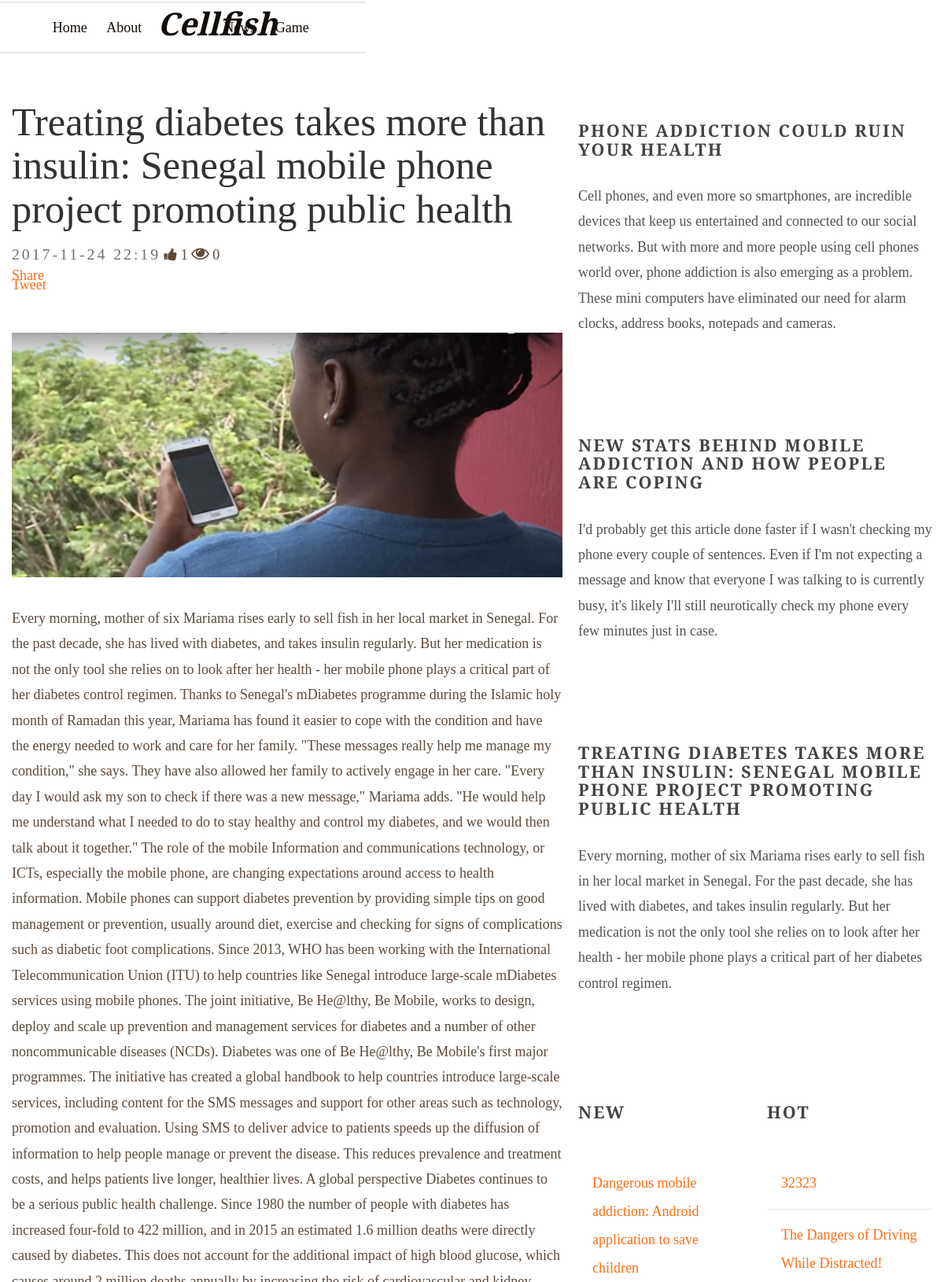
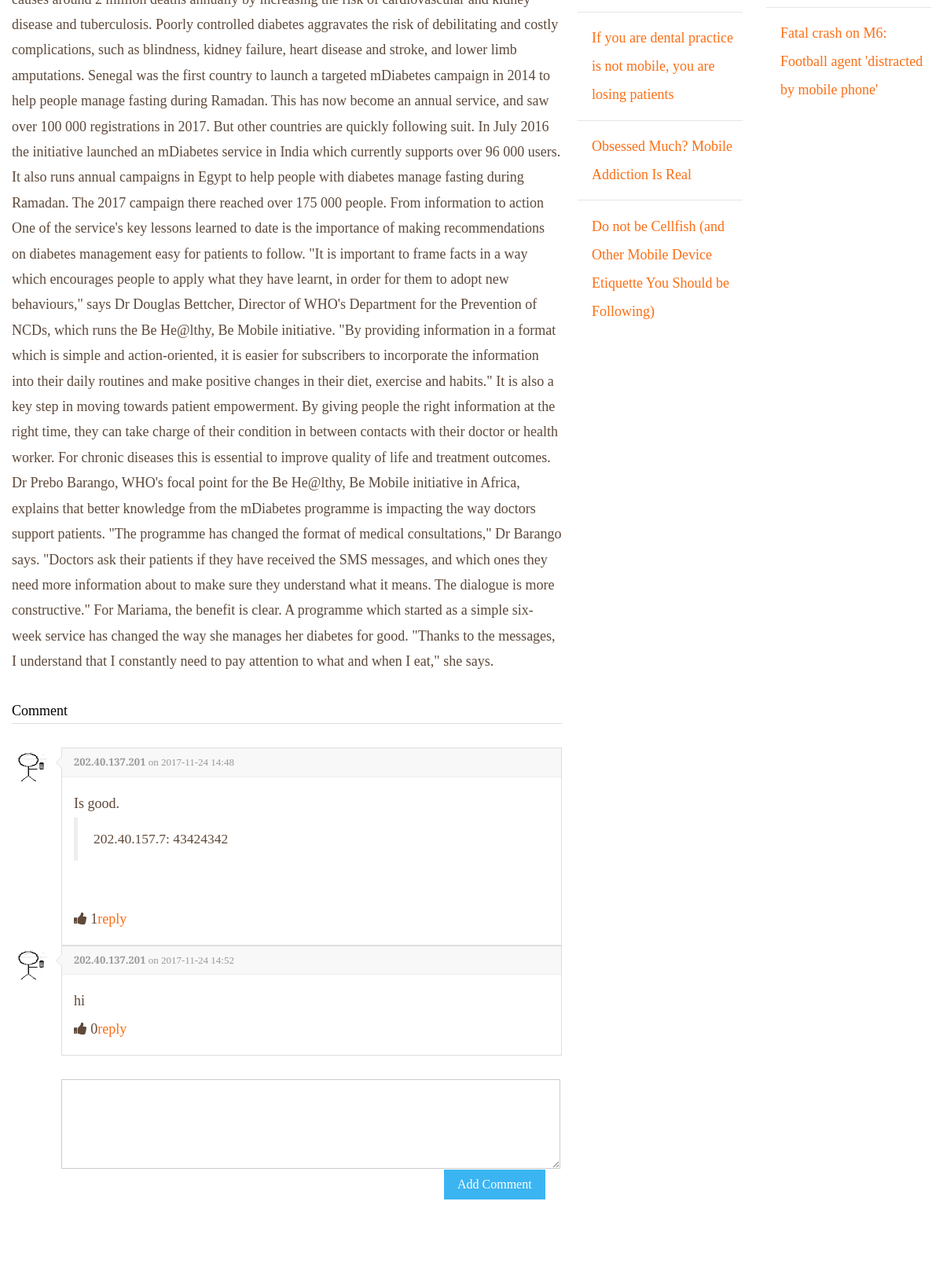
Screenshot of /detail.php?id=2 (upper part) with the database file from the repository (2 pictures, top to bottom).
### tables this page shows
CREATE TABLE IF NOT EXISTS `post` (
  `Id` int(11) NOT NULL AUTO_INCREMENT,
  `Title` varchar(100) NOT NULL,
  `Content` text NOT NULL,
  `Introduction` text NOT NULL,
  `Image` varchar(30) NOT NULL,
  `likeNo` int(20) NOT NULL,
  `DateTime` datetime NOT NULL,
  `type` varchar(30) NOT NULL,
  `viewCount` int(10) DEFAULT '0',
  PRIMARY KEY (`Id`)
);

CREATE TABLE IF NOT EXISTS `comment` (
  `Id` int(11) NOT NULL AUTO_INCREMENT,
  `ip` varchar(30) DEFAULT NULL,
  `Content` text NOT NULL,
  `Post_id` int(11) NOT NULL,
  `DateTime` datetime NOT NULL,
  `likeNo` int(20) NOT NULL,
  PRIMARY KEY (`Id`),
  KEY `Post_id_2` (`Post_id`)
);

CREATE TABLE IF NOT EXISTS `subcomment` (
  `Id` int(11) NOT NULL AUTO_INCREMENT,
  `IP` varchar(20) NOT NULL,
  `Content` text,
  `DateTime` datetime NOT NULL,
  `comment_Id` int(11) DEFAULT NULL,
  PRIMARY KEY (`Id`),
  KEY `comment_Id_2` (`comment_Id`)
);

### detail.php (the view, shortened to what this page needs)
<?php
	require_once('database.php');
	$id = $_GET["id"];
	$sth = $conn->prepare("SELECT Title,Content,Image,DateTime,likeNo,viewCount FROM Post where Id=$id ORDER BY likeNo desc");
    $sth->execute();
    $postCom = $conn->prepare("SELECT Id,Title,Introduction FROM Post ORDER BY RAND()");
    $postCom->execute();
    $comment = $conn->prepare("SELECT * FROM Comment WHERE Post_id = $id ORDER BY DateTime;");
    $comment->execute();
    $posts = $postCom->fetchAll();
    $comments = $comment->fetchAll();
    $result = $sth->fetchAll();
    $myDateTime = new DateTime($result[0]['DateTime'], new DateTimeZone('GMT'));
	$myDateTime->setTimezone(new DateTimeZone('Asia/Hong_Kong'));
?>
<!DOCTYPE html>
 <html class="no-js">
	<head>
	<link rel="stylesheet" href="asset/css/amazeui.min.css">
  	<link rel="stylesheet" href="asset/css/app.css">
    <link href="default.css" rel="stylesheet" type="text/css" media="all" />
    <link href="fonts.css" rel="stylesheet" type="text/css" media="all" />
	<link rel="stylesheet" href="https://cdnjs.cloudflare.com/ajax/libs/font-awesome/4.7.0/css/font-awesome.min.css">
	<link rel="stylesheet" href="css/animate.css">
	<link rel="stylesheet" href="css/icomoon.css">
	<link rel="stylesheet" href="css/simple-line-icons.css">
	<link rel="stylesheet" href="css/bootstrap-datetimepicker.min.css">
	<link rel="stylesheet" href="css/flexslider.css">
	<link rel="stylesheet" href="css/bootstrap.css">
	<link rel="stylesheet" href="css/style.css">
	<link rel="stylesheet" href="css/index.css">
	</head>
	<body>
	<div id="fh5co-container">
		<div class="js-sticky">
			<div class="fh5co-main-nav">
				<div class="container-fluid">
					<div class="fh5co-menu-1">
						<a href="#" data-nav-section="home">Home</a>
						<a href="about.php">About</a>
					</div>
					<div class="fh5co-logo">
						<a href="index.php">Cellfish</a>
					</div>
					<div class="fh5co-menu-2">
						<a href="news.php" data-nav-section="features">News</a>
						<a href="games.php" data-nav-section="menu">Game</a>
					</div>
				</div>
			</div>
		</div>
		<div id="wrapper">
	<div id="page" class="container">
		<div id="content">
			<div class="title">
				<h2><?=$result[0]['Title']?></h2>
				<span class="byline"><?=$myDateTime->format('Y-m-d H:i');?></span>
				<i class="am-icon-thumbs-up" id="postLike" onclick="like(<?=$_GET['id']?>,'Post')">
				<?=$result["0"]["likeNo"]?></i>
						<i class="fa fa-eye" id="viewCount"> <?=$result[0]['viewCount']?></i>
										<div class="product-social-links" style="line-height: 12.5px;">
					<div class="fb-share-button" data-href="http://www.cellfish.com/test" data-layout="button" data-size="large" data-mobile-iframe="true"><a target="_blank" href="https://www.facebook.com/sharer/sharer.php?u=http%3A%2F%2Fwww.cellfish.com%2Ftest&amp;src=sdkpreparse" class="fb-xfbml-parse-ignore" >Share</a></div>
					<a class="twitter-share-button"
					href="https://twitter.com/intent/tweet?text=<?=$result[0]['Title']?>"
					data-size="large">
					Tweet</a>
					</div>
				</p></div>
			<p><img src = "<?= $result[0]['Image'] ?>", alt="" class="image image-full" /> </p>
			<p><?=$result[0]['Content']?></p>
			<p style="color:black;border-bottom:1px solid rgba(34,36,38,.15);">Comment</p>
			<article class="am-comment">
<?php
	foreach ($comments as $comment) {
			$myDateTime = new DateTime($comment["DateTime"], new DateTimeZone('GMT'));
    		$myDateTime->setTimezone(new DateTimeZone('Asia/Hong_Kong'));
?>
<a href="#link-to-user-home">
    <img src="200-offline-sprite.png" alt="" class="am-comment-avatar" width="48" height="48"/>
  </a>
  <div class="am-comment-main">
    <header class="am-comment-hd">
      <div class="am-comment-meta">
        <a href="#link-to-user" class="am-comment-author"><?=$comment["ip"]?></a>
        on <time datetime="2013-07-27T04:54:29-07:00" title="2013年7月27日 下午7:54 格林尼治标准时间+0800"><?=$myDateTime->format('Y-m-d H:i');?></time>
      </div>
    </header>
    <div class="am-comment-bd">
      <?=$comment["Content"]?><?php $sc = $conn->prepare("SELECT IP,Content FROM SubComment where comment_Id = ".$comment["Id"]." order by DateTime");
    $sc->execute();
    $scs = $sc->fetchAll(); foreach($scs as $sc){?><blockquote><?=$sc["IP"]?>: <?=$sc["Content"]?></blockquote><?php } ?>
    <br>
      <i class="am-icon-thumbs-up" id="Comment<?=$comment["Id"]?>" onclick="like(<?=$comment["Id"]?>,'Comment')"> <?=$comment["likeNo"]?></i><a onclick="reply(<?=$comment["Id"]?>)">reply</a>
    </div>
  </div>
  <?php
	}
  ?>
  <form class="am-form" action="addComment.php" method="post">
  	<textarea style="margin-left: 63px; width:635px" rows="5" id="doc-ta-1" name="comment"></textarea>
  	<input type="submit" class="am-btn am-btn-secondary" style="margin-left: 550px;" value="Add Comment">
  </form>
</article>
		</div>
		<div id="sidebar">
			<ul class="style1">
				<a href="detail.php?id=<?=$posts[0]["Id"]?>">
				<li class="first">
					<h3><?=$posts[0]["Title"]?></h3>
					<p><?=$posts[0]["Introduction"]?></p>
				</li>
				</a>
				<a href="detail.php?id=<?=$posts[1]["Id"]?>">
				<li class="first">
					<h3><?=$posts[1]["Title"]?></h3>
					<p><?=$posts[1]["Introduction"]?></p>
				</li>
				</a>
				<a href="detail.php?id=<?=$posts[2]["Id"]?>">
				<li class="first">
					<h3><?=$posts[2]["Title"]?></h3>
					<p><?=$posts[2]["Introduction"]?></p>
				</li>
				</a>
			</ul>
			<div id="stwo-col">
				<div class="sbox1">
					<h2>New</h2>
					<ul class="style2">
						<?php
						for($i=3;$i<7;$i++){
							echo "<li><a href='detail.php?id=".$posts[$i]["Id"]."'>".$posts[$i]['Title']."</a></li>";
						}
						?>
					</ul>
				</div>
				<div class="sbox2">
					<h2>Hot</h2>
					<ul class="style2">
						<?php
						for($i=7;$i<10;$i++){
							echo "<li><a href='detail.php?id=".$posts[$i]["Id"]."'>".$posts[$i]['Title']."</a></li>";
						}
						?>
					</ul>
				</div>
			</div>
		</div>
	</div>
</div>
	</body>
</html>

### default.css (style rules this page uses)
html, body { height: 100%; }
body { margin: 0px; padding: 0px; background: #2b2b2b; font-family: 'Source Sans Pro', sans-serif; font-size: 11pt; font-weight: 300; color: #6c6c6c }
h1, h2, h3 { margin: 0; padding: 0; font-weight: 600; color: #454445; }
p, ol, ul { margin-top: 0; }
ol, ul { padding: 0; list-style: none; }
p { line-height: 180%; }
a { color: #2C383B; }
.container { margin: 0px auto; width: 1200px; }
.image { display: inline-block; background: #2b2b2b; }
.image-full { display: block; width: 100%; margin: 0 0 2em 0; }
ul.style1 { margin: 0; padding: 0em 0em 0em 0em; overflow: hidden; list-style: none; color: #6c6c6c }
ul.style1 li { overflow: hidden; display: block; padding: 2.80em 0em; border-top: 1px solid #D1CFCE; }
ul.style1 li:first-child { padding-top: 0; border-top: none; }
ul.style1 h3 { padding: 1.2em 0em 1em 0em; letter-spacing: 0.10em; text-transform: uppercase; font-size: 1.2em; font-weight: 600; color: #454445; }
ul.style1 a { text-decoration: none; color: #525252; }
ul.style2 { margin: 0; padding-top: 1em; list-style: none; }
ul.style2 li { border-top: solid 1px #E5E5E5; padding: 0.80em 0 0.80em 0; font-family: 0.80em; }
ul.style2 li:before { display: inline-block; padding: 4px; background: #DB3256; }
ul.style2 a { display: inline-block; margin-left: 1em; }
ul.style2 li:first-child { border-top: 0; padding-top: 0; }
.title { margin-bottom: 3em; }
.title h2 { font-weight: 400; font-size: 2.8em; color: #323232; }
.title .byline { letter-spacing: 0.15em; text-transform: uppercase; font-weight: 400; font-size: 1.1em; color: #6F6F6F; }
#wrapper { background: #FFF; }
#page { overflow: hidden; padding: 6em 0em 6em 0em; background: #FFF; }
#content { float: left; width: 700px; }
#sidebar { float: right; width: 450px; }
#stwo-col { margin-top: 2em; }
#stwo-col h2 { display: block; padding-bottom: 1.5em; letter-spacing: 0.10em; text-transform: uppercase; font-size: 1.2em; font-weight: 600; color: #454445; }
#stwo-col .sbox1 { float: left; width: 210px; }
#stwo-col .sbox2 { float: right; width: 210px; }

### css/style.css (style rules this page uses)
body { font-family: "Merriweather", serif; font-size: 18px; font-weight: 300; line-height: 2; color: #5e493a; }
a { color: #fb6e14; -webkit-transition: 0.5s; -o-transition: 0.5s; transition: 0.5s; }
h1, h2, h3, h4, h5, h6 { font-family: "Playfair Display", serif; color: #000; }
p { margin-bottom: 30px; }
.fh5co-main-nav { position: fixed; background: #fff; }
.fh5co-main-nav:before, .fh5co-main-nav:after { content: ""; position: absolute; left: 0; height: 2px; width: 100%; background: #e6e6e6; }
.fh5co-main-nav:before { top: 2px; }
.fh5co-main-nav:after { bottom: 2px; }
.fh5co-main-nav .fh5co-menu-1, .fh5co-main-nav .fh5co-menu-2, .fh5co-main-nav .fh5co-logo { vertical-align: middle; float: left; line-height: 0; }
.fh5co-main-nav .fh5co-menu-1 a, .fh5co-main-nav .fh5co-menu-2 a, .fh5co-main-nav .fh5co-logo a { padding: 35px 10px; color: #130d08; display: -moz-inline-stack; display: inline-block; zoom: 1; *display: inline; }
.fh5co-main-nav .fh5co-menu-1 { text-align: right; width: 40.33%; }
.fh5co-main-nav .fh5co-menu-1 a { vertical-align: middle; }
.fh5co-main-nav .fh5co-logo { text-align: center; width: 19.33%; font-size: 40px; font-family: "Playfair Display", serif; font-weight: 700; font-style: italic; }
.fh5co-main-nav .fh5co-logo a { position: relative; top: -5px; display: inline-block; }
.fh5co-main-nav .fh5co-menu-2 { text-align: left; width: 40.33%; }
#fh5co-container { position: relative; z-index: 10; }
#fh5co-offcanvas, #fh5co-container, .fh5co-nav-toggle, #fh5co-footer { -webkit-transition: 0.5s; -o-transition: 0.5s; transition: 0.5s; }
#fh5co-container, .fh5co-nav-toggle, #fh5co-footer { z-index: 2; position: relative; }
.js-sticky { display: block; }

### css/index.css (style rules this page uses)
html, body { padding: 0; margin: 0; width: 100%; height: 100%; }

### rows the page displays
post: Title "Treating diabetes takes more than insulin: Senegal mobile phone project promoting public health", DateTime "2017-11-24 22:19", likeNo "1", viewCount "0", Image (picture), Content "Every morning, mother of six Mariama rises early to sell fish in her local market in Senegal. For the past decade, she has lived with diabetes, and takes insulin regularly. But her medication is not the only tool she relies on to look after her health - her mobile phone plays a critical part of her diabetes control regimen. Thanks to Senegal's mDiabetes programme during the Islamic holy month of Ramadan this year, Mariama has found it easier to cope with the condition and have the energy needed to work and care for her family. \"These messages really help me manage my condition,\" she says. They have also allowed her family to actively engage in her care. \"Every day I would ask my son to…", Title "TREATING DIABETES TAKES MORE THAN INSULIN: SENEGAL MOBILE PHONE PROJECT PROMOTING PUBLIC HEALTH", Introduction "Every morning, mother of six Mariama rises early to sell fish in her local market in Senegal. For the past decade, she has lived with diabetes, and takes insulin regularly. But her medication is not the only tool she relies on to look after her health - her mobile phone plays a critical part of her diabetes control regimen."
comment: ip "202.40.137.201", DateTime "2017-11-24 14:48", Content "Is good.", likeNo "1"
subcomment: IP "202.40.157.7", Content "43424342"
comment: ip "202.40.137.201", DateTime "2017-11-24 14:52", Content "hi", likeNo "0"
post: Title "PHONE ADDICTION COULD RUIN YOUR HEALTH", Introduction "Cell phones, and even more so smartphones, are incredible devices that keep us entertained and connected to our social networks. But with more and more people using cell phones world over, phone addiction is also emerging as a problem. These mini computers have eliminated our need for alarm clocks, address books, notepads and cameras."
post: Title "NEW STATS BEHIND MOBILE ADDICTION AND HOW PEOPLE ARE COPING", Introduction "I'd probably get this article done faster if I wasn't checking my phone every couple of sentences. Even if I'm not expecting a message and know that everyone I was talking to is currently busy, it's likely I'll still neurotically check my phone every few minutes just in case."
post: Title "Dangerous mobile addiction: Android application to save children"
post: Title "If you are dental practice is not mobile, you are losing patients"
post: Title "Obsessed Much? Mobile Addiction Is Real"
post: Title "Do not be Cellfish (and Other Mobile Device Etiquette You Should be Following)"
post: Title "32323"
post: Title "The Dangers of Driving While Distracted!"
post: Title "Fatal crash on M6: Football agent 'distracted by mobile phone'"
